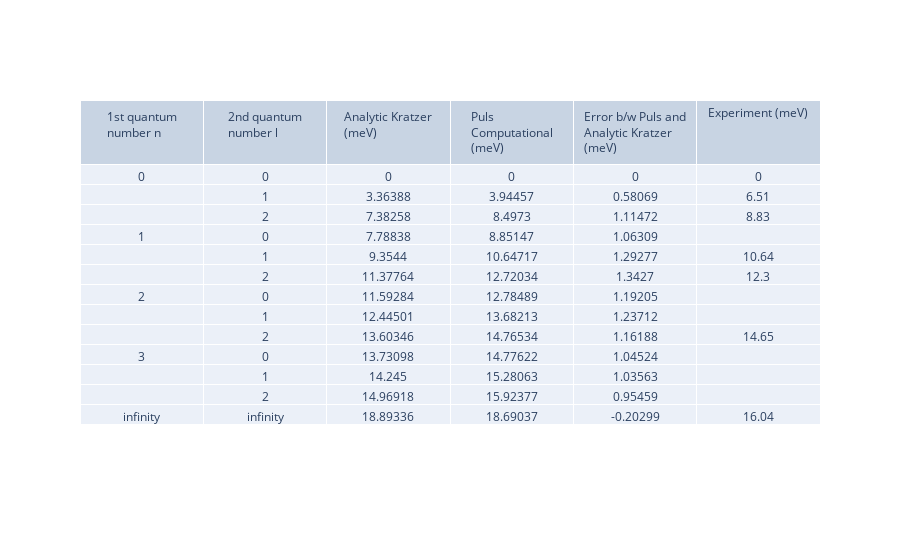

The notebook cell saved with this chart:
### Markdown cell above
Unfortunately, the Kratzer potential isn't working for K > 1.89. Please see next table with lower K. This current table is for K = 1.967

### Code cell
# plot the table
import plotly.graph_objects as go
import numpy as np

delta = [0]*13
for i in range(13):
    delta[i] = round((PulsK[i] - Analytic[i]), 5)

fig = go.Figure(data=[go.Table(header=dict(values=['1st quantum number n', '2nd quantum number l', 'Analytic Kratzer (meV)', 'Puls Computational (meV)', 'Error b/w Puls and Analytic Kratzer (meV)','Experiment (meV)']),
                 cells=dict(values=[['0', '', '', '1', '', '', '2', '', '', '3', '', '', 'infinity'],
                                    ['0', '1' ,'2' , '0','1' ,'2' , '0','1' ,'2', '0','1' ,'2', 'infinity'],
                                    [Analytic[0], Analytic[1], Analytic[2], Analytic[3], Analytic[4], Analytic[5], Analytic[6], Analytic[7],
                                     Analytic[8], Analytic[9], Analytic[10], Analytic[11], Analytic[12]],
                                    [PulsK[0], PulsK[1], PulsK[2], PulsK[3], PulsK[4], PulsK[5], PulsK[6], PulsK[7],
                                     PulsK[8], PulsK[9], PulsK[10], PulsK[11], PulsK[12]], 
                                    [delta[0], delta[1], delta[2], delta[3], delta[4], delta[5], delta[6], delta[7],
                                     delta[8], delta[9], delta[10], delta[11], delta[12]],
                                    [data[0], data[1], data[2], '', data[3], data[4], '', '', data[5], '', '', '', data[6]]]))])
fig.show()

### Figure 1 — Plotly figure (JSON) as saved in the notebook; plotly's stock layout.template omitted (floating-point values rounded to 4 significant figures)
{"data": [{"cells": {"values": [["0", "", "", "1", "", "", "2", "", "", "3", "", "", "infinity"], ["0", "1", "2", "0", "1", "2", "0", "1", "2", "0", "1", "2", "infinity"], [0, 3.364, 7.383, 7.788, 9.354, 11.38, 11.59, 12.45, 13.6, 13.73, 14.24, 14.97, 18.89], [0, 3.945, 8.497, 8.851, 10.65, 12.72, 12.78, 13.68, 14.77, 14.78, 15.28, 15.92, 18.69], [0, 0.5807, 1.115, 1.063, 1.293, 1.343, 1.192, 1.237, 1.162, 1.045, 1.036, 0.9546, -0.203], [0, 6.51, 8.83, "", 10.64, 12.3, "", "", 14.65, "", "", "", 16.04]]}, "header": {"values": ["1st quantum number n", "2nd quantum number l", "Analytic Kratzer (meV)", "Puls Computational (meV)", "Error b/w Puls and Analytic Kratzer (meV)", "Experiment (meV)"]}, "type": "table"}], "layout": {}}
